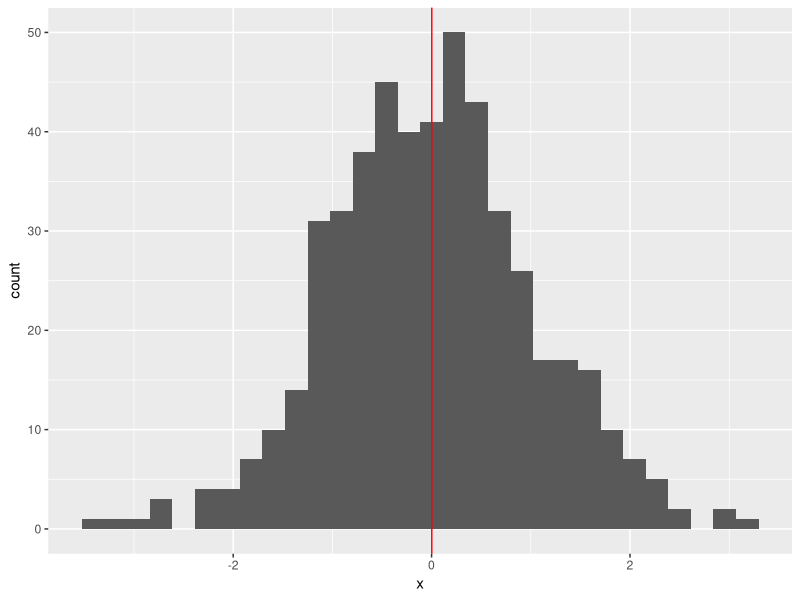
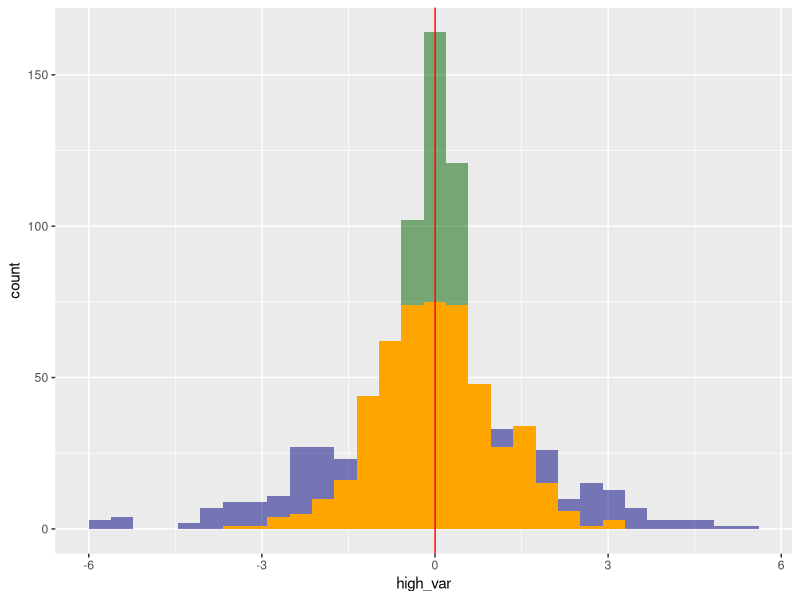

These charts were generated, in order, by the following R code:
## ---- chunk 1

library(tidyverse)
set.seed(1234)
# simulate 500 values and store as a vector in a dataframe
df <- data.frame(x = rnorm(500))

# print the mean
mean(df$x)

# graph the histogram and show the mean line (in red)
df %>% 
    ggplot() + 
    geom_histogram(aes(x = x)) + 
    geom_vline(aes(xintercept = mean(x)), color = "red")

## ---- chunk 2
sum_x = sum(df$x)
sum_x / length(df$x)
## ---- chunk 3
var(df$x)
## ---- chunk 4
df <- df %>% 
    mutate(high_var = rnorm(500, mean = 0, sd = 2)) %>% 
    mutate(low_var = rnorm(500, mean = 0, sd = .5))

df %>% 
    ggplot() + 
    geom_histogram(aes(x = high_var), fill = "navy", alpha = .5) +
    geom_histogram(aes(x = low_var), fill = "darkgreen", alpha = .5) +
    geom_histogram(aes(x = x), fill = "orange") + 
    geom_vline(aes(xintercept = mean(x)), color = "red")
## ---- chunk 5
var(df$x)

mean_x <- mean(df$x)
sum_squared_distance <- sum((df$x - mean_x)^2)
var_calc = sum_squared_distance/(length(df$x)-1)
var_calc
